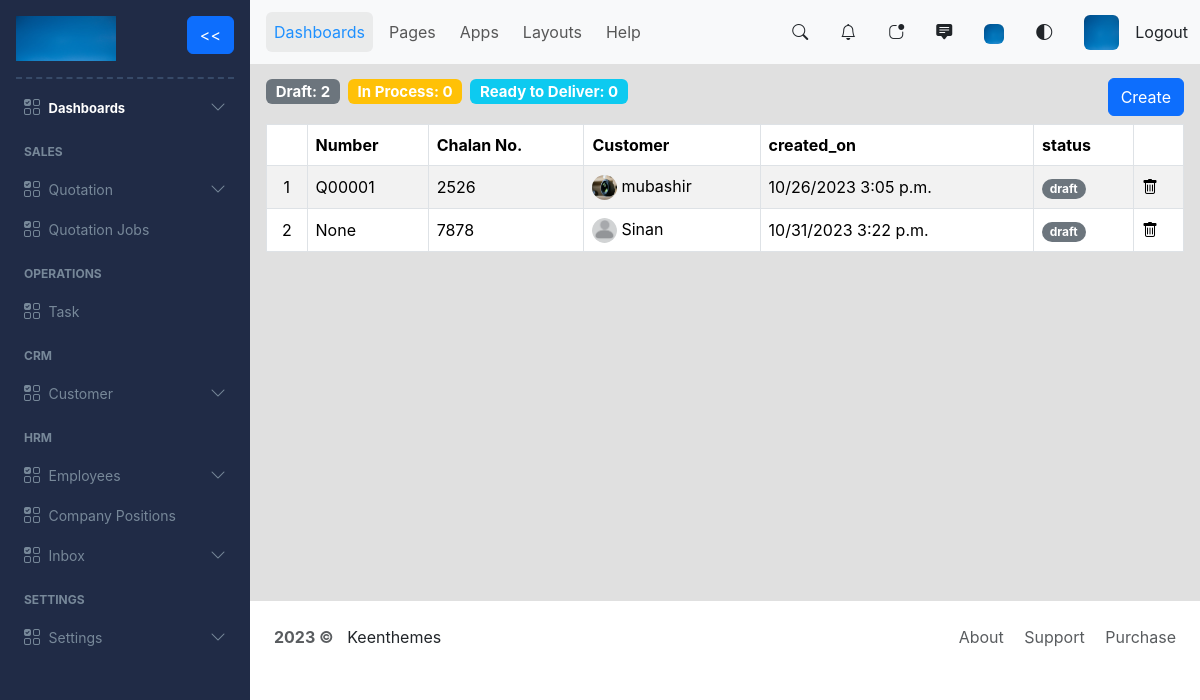
The app's page /view_quotations (signed in), older data.
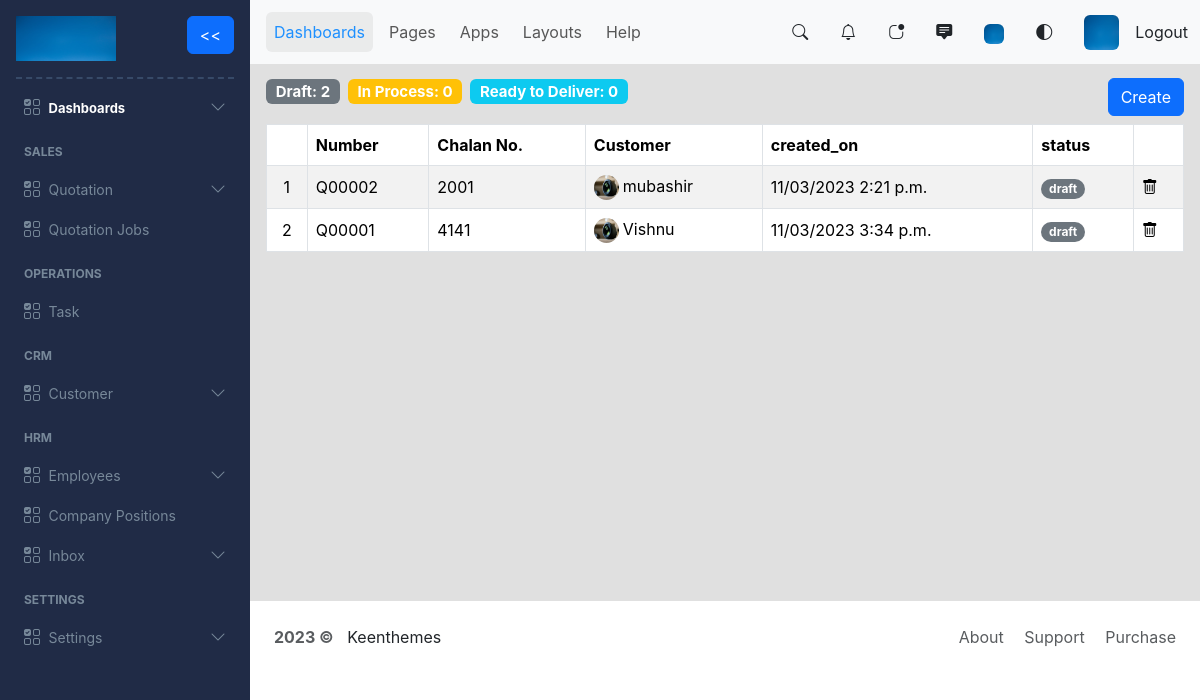
The same page, newer data.
### myapp/models.py (models this page shows, shortened)
class Quotation(models.Model):
    status_choices=( ('draft', 'Draft'), ('in_process', 'In Process'), ('ready_to_deliver', 'Ready to Deliver'), ('delivered_successfully', 'Delivered Successfully') )
    id = models.UUIDField(primary_key=True, default=uuid.uuid4, unique=True, editable=False)
    customer_id = models.ForeignKey(Customer, on_delete=models.CASCADE)
    chalan_no = models.IntegerField(null=False, blank=True)
    created_on = models.DateTimeField(default=timezone.now ,null=False, blank=False)
    status = models.CharField(max_length=50, choices=status_choices, default='draft')
    sequential_code = models.CharField(max_length=50, null=True, blank=True, unique=True)

class Customer(models.Model):
    id = models.UUIDField(primary_key=True, default=uuid.uuid4, unique=True, editable=False)
    name = models.CharField(max_length=30)
    address = models.CharField(max_length=150)
    contact = models.IntegerField()
    email = models.EmailField()
    profile_image = models.ImageField(null=True, blank=True, upload_to="profiles/")

### myapp/views.py (the view)
# urls.py: path('view_quotations', views.viewQuotations, name='view_quotations'),
@login_required
def viewQuotations(request):
    quotations = Quotation.objects.all()
    draft_quotation = len(Quotation.objects.filter(status = 'draft'))
    in_process_quotation = len(Quotation.objects.filter(status = 'in_process'))
    ready_to_deliver_quotation = len(Quotation.objects.filter(status = 'ready_to_deliver'))
    quotations_exist = quotations.exists()
    return render(request, "quotation/view_quotations.html", {'quotations': quotations, 'quotations_exist': quotations_exist, 'draft_quotation': draft_quotation, 'in_process_quotation': in_process_quotation, 'ready_to_deliver_quotation': ready_to_deliver_quotation})

### myapp/templates/quotation/view_quotations.html (shortened to what this page needs)
{% extends 'index.html' %}
{% block content %}
{% load static %}
<div class='d-flex justify-content-between'>
    <div class="d-flex">
        <h5> <span class="badge bg-secondary">Draft: {{ draft_quotation }} </span> </h5>
        <h5> <span class="badge bg-warning ms-2">In Process: {{ in_process_quotation }} </span> </h5>
        <h5> <span class="badge bg-info ms-2">Ready to Deliver: {{ ready_to_deliver_quotation }} </span> </h5>
    </div>
    <div>
        <a href = "{% url 'create_quotation' %}"class="btn btn-primary">Create</a>
    </div>
</div>
{% if quotations_exist %}
<div class='table-responsive'>
    <table class="table table-striped mt-2 align-middle table-bordered">
        <thead>
        <tr>
            <th scope="col"></th>
            <th scope="col">Number</th>
            <th scope="col">Chalan No.</th>
            <th scope="col">Customer</th>
            <th scope="col">created_on</th>
            <th scope="col">status</th>
            <th scope="col"></th>
        </tr>
        </thead>
        <tbody>
        {% for quotation in quotations %}
            <tr style="height: 42px;">
                <td class="text-center">{{forloop.counter}}</td>
                <td><a href="{% url 'update_quotation' quotation.id %}" style="text-decoration: none; color: black;">{{quotation.sequential_code}}</a></td>
                <td><a href="{% url 'update_quotation' quotation.id %}" style="text-decoration: none; color: black;">{{quotation.chalan_no}}</a></td>
                <td><a href="{% url 'update_quotation' quotation.id %}" style="text-decoration: none; color: black;">
                    {% if quotation.customer_id.profile_image %}
                        <img src="{{quotation.customer_id.profile_image.url}}" alt="Profile not loading..." class="me-1" style="width: 25px; height: 25px; border-radius: 50%;">{{quotation.customer_id.name}}
                    {% else %}
                        <img src="{% static 'image/default.png' %}" alt="Profile not loading..." class="me-1" style="width: 25px; height: 25px; border-radius: 50%;">{{quotation.customer_id.name}}
                    {% endif %}
                </a>
                </td>
                <td><a href="{% url 'update_quotation' quotation.id %}" style="text-decoration: none; color: black;">{{quotation.created_on|date:"m/d/Y g:i a" }}</a></td>
                <td><a href="{% url 'update_quotation' quotation.id %}" style="text-decoration: none; color: black;">
                    {% if quotation.status == 'draft' %}
                        <span class="badge bg-secondary rounded-pill">{{quotation.status}}</span>
                    {% elif quotation.status == 'in_process' %}
                        <span class="badge bg-warning rounded-pill">{{quotation.status}}</span>
                    {% elif quotation.status == 'ready_to_deliver' %}
                        <span class="badge bg-info rounded-pill">{{quotation.status}}</span>
                    {% else %}
                        <span class="badge bg-success rounded-pill">{{quotation.status}}</span>
                    {% endif %}
                </a>
                </td>
                <td>
                    <a href="" class="deleteQuotation" data-bs-toggle="modal" data-bs-target="#deleteModal" data-bs-id="{{quotation.id}}" data-bs-name="{{ quotation.customer_id.name }}" data-bs-chalan="{{ quotation.chalan_no }}" style="color: black;"><i class="bi bi-trash"></i>
                    </a>
                </td>
            </tr>
        {% endfor %}
        </tbody>
    </table>
</div>
{% else %}
<div class="d-flex justify-content-center">
    <span class="pt-5">Empty quotations. <a href="{% url 'create_quotation' %}">Create</a> a new one.</span>
</div>
{% endif %}
{% endblock content %}

Row changes from the older to the newer data that the page shows:
removed Quotation: sequential_code "Q00001", chalan_no "2526", customer_id.profile_image (picture), customer_id.name "mubashir", created_on "10/26/2023 3:05 p.m.", status "draft"
removed Quotation: sequential_code "None", chalan_no "7878", customer_id.name "Sinan", created_on "10/31/2023 3:22 p.m.", status "draft"
added Quotation: sequential_code "Q00002", chalan_no "2001", customer_id.profile_image (picture), customer_id.name "mubashir", created_on "11/03/2023 2:21 p.m.", status "draft"
added Quotation: sequential_code "Q00001", chalan_no "4141", customer_id.profile_image (picture), customer_id.name "Vishnu", created_on "11/03/2023 3:34 p.m.", status "draft"
